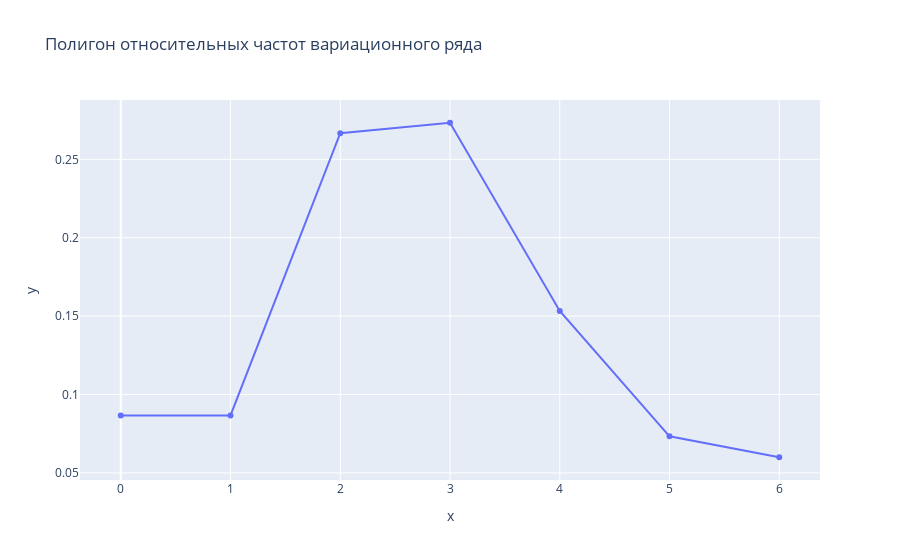

Source (notebook cell):
### Markdown cell above
### Полигон относительных частот вариационного ряда

### Code cell
fig = px.line(x=unique, y=rel_freq.iloc[0], markers=True, title='Полигон относительных частот вариационного ряда')
fig.show()

### Figure 1 — Plotly figure (JSON) as saved in the notebook; plotly's stock layout.template omitted (floating-point values rounded to 4 significant figures)
{"data": [{"hovertemplate": "x=%{x}<br>y=%{y}<extra></extra>", "legendgroup": "", "line": {"color": "#636efa", "dash": "solid"}, "marker": {"symbol": "circle"}, "mode": "lines+markers", "name": "", "orientation": "v", "showlegend": false, "type": "scatter", "x": [0, 1, 2, 3, 4, 5, 6], "xaxis": "x", "y": [0.08667, 0.08667, 0.2667, 0.2733, 0.1533, 0.07333, 0.06], "yaxis": "y"}], "layout": {"legend": {"tracegroupgap": 0}, "title": {"text": "Полигон относительных частот вариационного ряда"}, "xaxis": {"anchor": "y", "domain": [0, 1], "title": {"text": "x"}}, "yaxis": {"anchor": "x", "domain": [0, 1], "title": {"text": "y"}}}}
